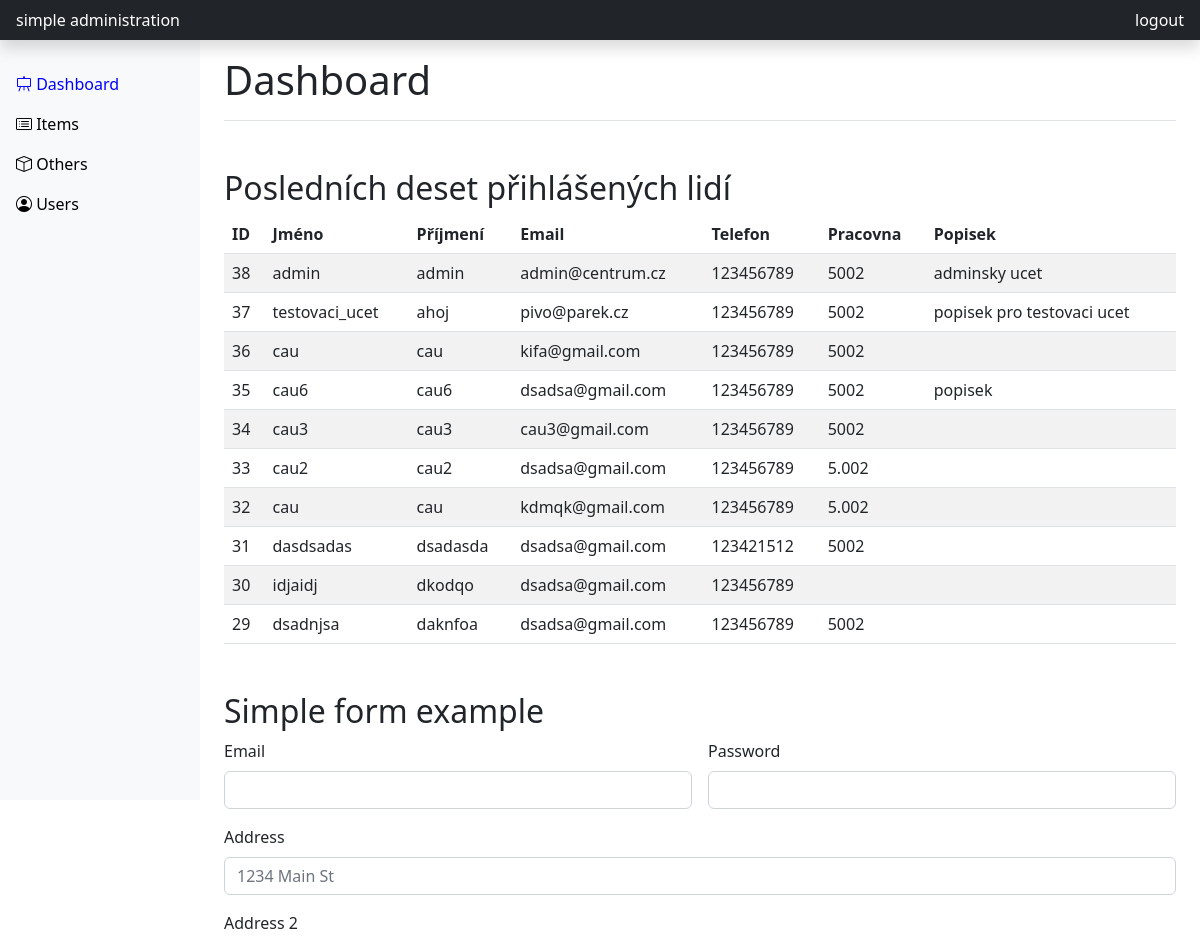
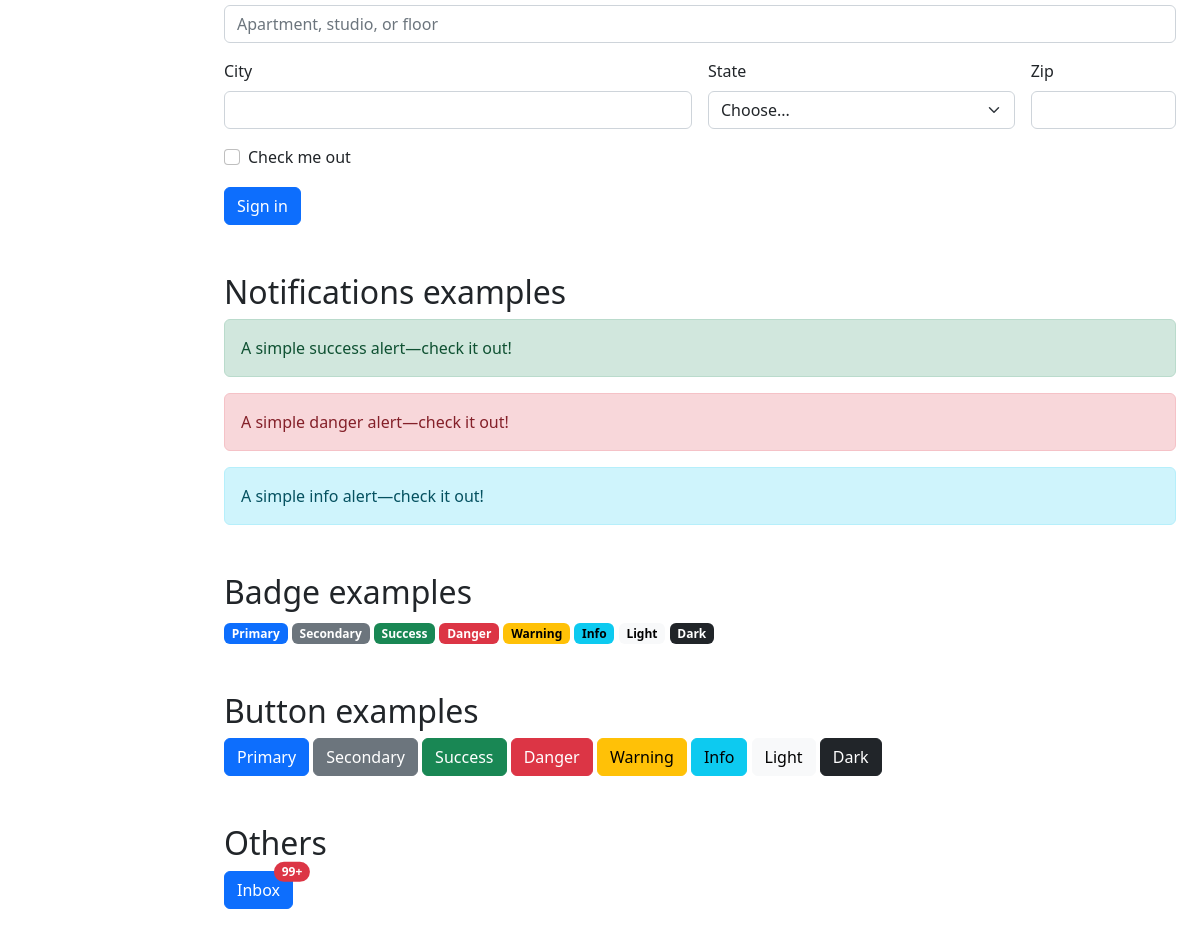
The page /dashboard.php (signed in) on the database its author committed (2 pictures, top to bottom).
### tables this page shows
CREATE TABLE `users` (
  `id` int(11) NOT NULL,
  `jmeno` varchar(200) NOT NULL,
  `prijmeni` varchar(200) NOT NULL,
  `email` varchar(40) NOT NULL,
  `telefon` int(9) NOT NULL,
  `pracovna` varchar(50) NOT NULL,
  `popisek` varchar(50) NOT NULL,
  `heslo` varchar(100) NOT NULL,
  `admin` tinyint(1) DEFAULT 0
);

### dashboard.php (the view, shortened to what this page needs)
<?php
include "includes/nav.php";
include "includes/session.php";
?>
<!DOCTYPE html>
<html lang="en">
<head>
</head>
<body>
    <div class="container-fluid">
        <div class="row">
            <main class="col-md-9 ms-sm-auto col-lg-10 px-md-4 pt-3 pb-3">
                <h1 class="pb-3 border-bottom">Dashboard</h1>
                <section class="mt-5">
                    <h2>Posledních deset přihlášených lidí</h2>
                    <?php
                    $sql = "SELECT * FROM users ORDER BY id DESC LIMIT 10";
                    $result = $conn->query($sql);
                    if ($result->num_rows > 0) {
                        echo "<table class='table table-striped'>";
                        echo "<thead>";
                        echo "<tr>";
                        echo "<th scope='col'>ID</th>";
                        echo "<th scope='col'>Jméno</th>";
                        echo "<th scope='col'>Příjmení</th>";
                        echo "<th scope='col'>Email</th>";
                        echo "<th scope='col'>Telefon</th>";
                        echo "<th scope='col'>Pracovna</th>";
                        echo "<th scope='col'>Popisek</th>";
                        echo "</tr>";
                        echo "</thead>";
                        echo "<tbody>";
                        while ($row = $result->fetch_assoc()) {
                            echo "<tr>";
                            echo "<td>" . $row["id"] . "</td>";
                            echo "<td>" . $row["jmeno"] . "</td>";
                            echo "<td>" . $row["prijmeni"] . "</td>";
                            echo "<td>" . $row["email"] . "</td>";
                            echo "<td>" . $row["telefon"] . "</td>";
                            echo "<td>" . $row["pracovna"] . "</td>";
                            echo "<td>" . $row["popisek"] . "</td>";
                            echo "</tr>";
                        }
                        echo "</tbody>";
                        echo "</table>";
                    } else {
                        echo "0 results";
                    }
                    ?>
                </section>
                <section class="mt-5">
                    <h2>Simple form example</h2>
                    <form class="row g-3">
                        <div class="col-md-6">
                            <label for="inputEmail4" class="form-label">Email</label>
                            <input type="email" class="form-control" id="inputEmail4" />
                        </div>
                        <div class="col-md-6">
                            <label for="inputPassword4" class="form-label">Password</label>
                            <input
                                type="password"
                                class="form-control"
                                id="inputPassword4" />
                        </div>
                        <div class="col-12">
                            <label for="inputAddress" class="form-label">Address</label>
                            <input
                                type="text"
                                class="form-control"
                                id="inputAddress"
                                placeholder="1234 Main St" />
                        </div>
                        <div class="col-12">
                            <label for="inputAddress2" class="form-label">Address 2</label>
                            <input
                                type="text"
                                class="form-control"
                                id="inputAddress2"
                                placeholder="Apartment, studio, or floor" />
                        </div>
                        <div class="col-md-6">
                            <label for="inputCity" class="form-label">City</label>
                            <input type="text" class="form-control" id="inputCity" />
                        </div>
                        <div class="col-md-4">
                            <label for="inputState" class="form-label">State</label>
                            <select id="inputState" class="form-select">
                                <option selected>Choose...</option>
                            </select>
                        </div>
                        <div class="col-md-2">
                            <label for="inputZip" class="form-label">Zip</label>
                            <input type="text" class="form-control" id="inputZip" />
                        </div>
                        <div class="col-12">
                            <div class="form-check">
                                <input
                                    class="form-check-input"
                                    type="checkbox"
                                    id="gridCheck" />
                                <label class="form-check-label" for="gridCheck">
                                    Check me out
                                </label>
                            </div>
                        </div>
                        <div class="col-12">
                            <button type="submit" class="btn btn-primary">Sign in</button>
                        </div>
                    </form>
                </section>
                <section class="mt-5">
                    <h2>Notifications examples</h2>
                    <div class="alert alert-success" role="alert">
                        A simple success alert—check it out!
                    </div>
                    <div class="alert alert-danger" role="alert">
                        A simple danger alert—check it out!
                    </div>
                    <div class="alert alert-info" role="alert">
                        A simple info alert—check it out!
                    </div>
                </section>
                <section class="mt-5">
                    <h2>Badge examples</h2>
                    <span class="badge text-bg-primary">Primary</span>
                    <span class="badge text-bg-secondary">Secondary</span>
                    <span class="badge text-bg-success">Success</span>
                    <span class="badge text-bg-danger">Danger</span>
                    <span class="badge text-bg-warning">Warning</span>
                    <span class="badge text-bg-info">Info</span>
                    <span class="badge text-bg-light">Light</span>
                    <span class="badge text-bg-dark">Dark</span>
                </section>
                <section class="mt-5">
                    <h2>Button examples</h2>
                    <button type="button" class="btn btn-primary">Primary</button>
                    <button type="button" class="btn btn-secondary">Secondary</button>
                    <button type="button" class="btn btn-success">Success</button>
                    <button type="button" class="btn btn-danger">Danger</button>
                    <button type="button" class="btn btn-warning">Warning</button>
                    <button type="button" class="btn btn-info">Info</button>
                    <button type="button" class="btn btn-light">Light</button>
                    <button type="button" class="btn btn-dark">Dark</button>
                </section>
                <section class="mt-5">
                    <h2>Others</h2>
                    <button type="button" class="btn btn-primary position-relative">
                        Inbox
                        <span
                            class="position-absolute top-0 start-100 translate-middle badge rounded-pill bg-danger">
                            99+
                        </span>
                    </button>
                </section>
            </main>
        </div>
    </div>
</body>
</html>

### includes/nav.php (shortened to what this page needs)
<?php
$activePage = basename($_SERVER['PHP_SELF'], ".php");
?>
<head>
    <link rel="stylesheet" href="./bootstrap.css" />
    <link rel="stylesheet" href="./bootstrap-icons.css" />
</head>
<nav id="sidebarMenu" class="col-md-3 col-lg-2 d-md-block bg-light sidebar collapse">
    <div class="position-sticky pt-3 sidebar-sticky">
        <ul class="nav flex-column">
            <li class="nav-item">
                <a href="dashboard.php" class="nav-link <?php echo $activePage === 'dashboard' ? 'active' : ''; ?>" aria-current="page">
                    <span class="icon">
                        <i class="bi bi-easel"></i>
                    </span>
                    Dashboard
                </a>
            </li>
            <li>
                <a href="items.php" class="nav-link <?php echo $activePage === 'items' ? 'active' : ''; ?>">
                    <span class="icon">
                        <i class="bi bi-card-list"></i>
                    </span>
                    Items
                </a>
            </li>
            <li>
                <a href="others.php" class="nav-link <?php echo $activePage === 'others' ? 'active' : ''; ?>">
                    <span class="icon">
                        <i class="bi bi-box"></i>
                    </span>
                    Others
                </a>
            </li>
            <li>
                <a href="users.php" class="nav-link <?php echo $activePage === 'users' ? 'active' : ''; ?>">
                    <span class="icon">
                        <i class="bi bi-person-circle"></i>
                    </span>
                    Users
                </a>
            </li>
        </ul>
    </div>
</nav>
<header
    class="navbar navbar-dark sticky-top bg-dark flex-md-nowrap p-0 shadow">
    <a class="navbar-brand col-md-3 col-lg-2 me-0 px-3 fs-6" href="#">simple administration</a>
    <div class="navbar-nav">
        <div class="nav-item text-nowrap">
            <a class="nav-link px-3 color--white" href="logout.php">logout</a>
        </div>
    </div>
</header>

### includes/nav.php (style rules this page uses)
.sidebar { position: fixed; top: 0; left: 0; z-index: 100; padding: 48px 0 0; }
.sidebar-sticky { height: calc(100vh - 48px); overflow-x: hidden; overflow-y: auto; }
.nav-link { color: black; }
.color--white { color: white; }
.nav-link.active { color: blue; }

### rows shown on the page
users: id "38", jmeno "admin", prijmeni "admin", email "admin@centrum.cz", telefon "123456789", pracovna "5002", popisek "adminsky ucet"
users: id "37", jmeno "testovaci_ucet", prijmeni "ahoj", email "pivo@parek.cz", telefon "123456789", pracovna "5002", popisek "popisek pro testovaci ucet"
users: id "36", jmeno "cau", prijmeni "cau", email "kifa@gmail.com", telefon "123456789", pracovna "5002"
users: id "35", jmeno "cau6", prijmeni "cau6", email "dsadsa@gmail.com", telefon "123456789", pracovna "5002", popisek "popisek"
users: id "34", jmeno "cau3", prijmeni "cau3", email "cau3@gmail.com", telefon "123456789", pracovna "5002"
users: id "33", jmeno "cau2", prijmeni "cau2", email "dsadsa@gmail.com", telefon "123456789", pracovna "5.002"
users: id "32", jmeno "cau", prijmeni "cau", email "kdmqk@gmail.com", telefon "123456789", pracovna "5.002"
users: id "31", jmeno "dasdsadas", prijmeni "dsadasda", email "dsadsa@gmail.com", telefon "123421512", pracovna "5002"
users: id "30", jmeno "idjaidj", prijmeni "dkodqo", email "dsadsa@gmail.com", telefon "123456789"
users: id "29", jmeno "dsadnjsa", prijmeni "daknfoa", email "dsadsa@gmail.com", telefon "123456789", pracovna "5002"
